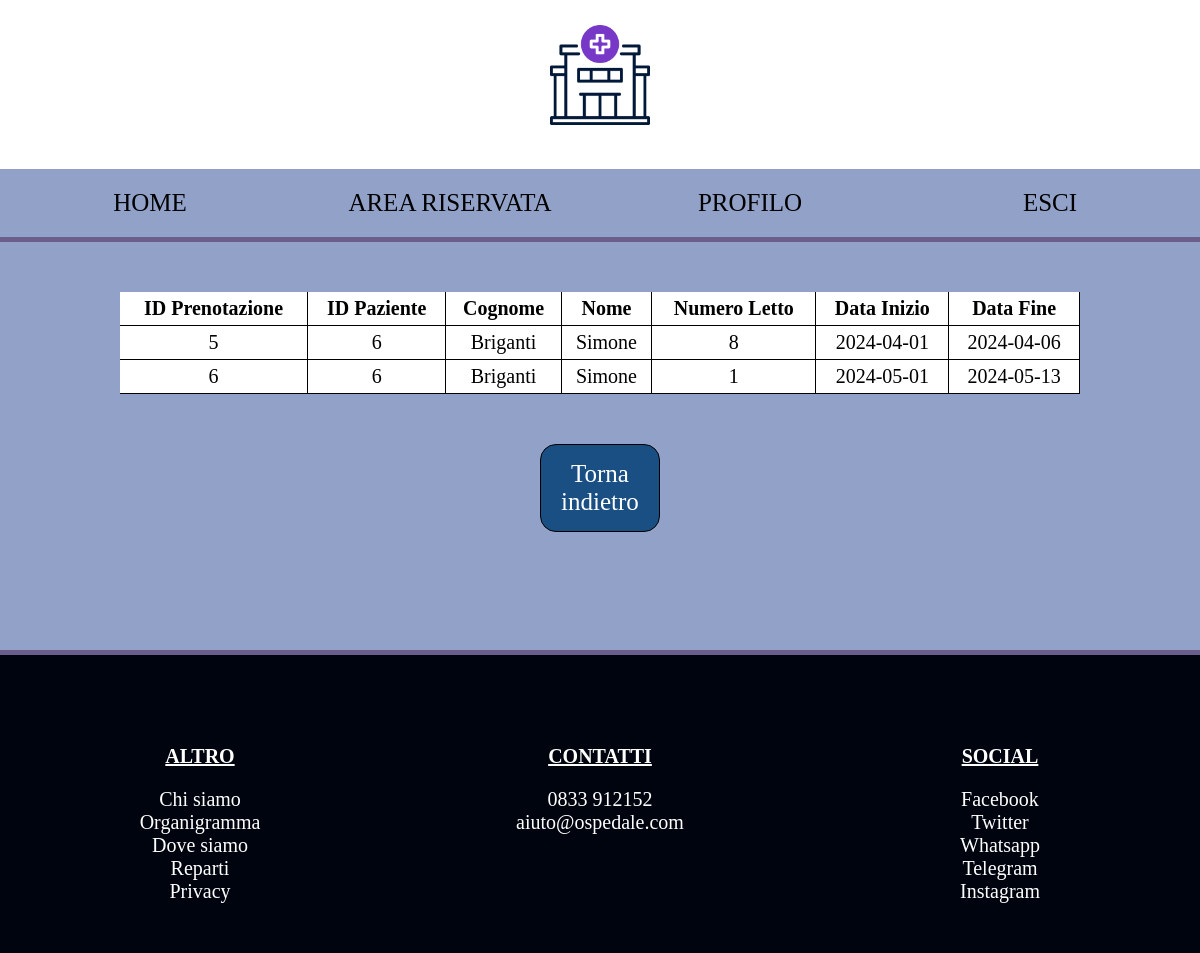
The page /sito_2.0/menu2.php (signed in) on the database its author committed.
### tables this page shows
CREATE TABLE `prenotazioni` (
  `IDPrenotazione` int(11) NOT NULL,
  `DataInizio` date NOT NULL,
  `DataFine` date NOT NULL,
  `IDPersonale` int(11) NOT NULL,
  `IDPaziente` int(11) NOT NULL,
  `NumeroLetto` int(11) NOT NULL
);

CREATE TABLE `utenti` (
  `IDUtente` int(11) NOT NULL,
  `Username` varchar(15) NOT NULL,
  `Password` varchar(32) NOT NULL,
  `Nome` varchar(20) DEFAULT NULL,
  `Cognome` varchar(20) DEFAULT NULL,
  `CodiceFiscale` char(16) DEFAULT NULL,
  `Indirizzo` varchar(50) DEFAULT NULL,
  `DataNascita` date DEFAULT NULL,
  `LuogoNascita` varchar(20) DEFAULT NULL,
  `Provincia` char(2) DEFAULT NULL,
  `Livello` bit(1) NOT NULL,
  `Cellulare` varchar(15) DEFAULT NULL
);

### sito_2.0/menu2.php (the view, shortened to what this page needs)
<!DOCTYPE html>
<html lang="it">
<head>
        <link rel="stylesheet" href="css/main-riservato.css">
        <link rel="stylesheet" href="css/menu2.css">
    </head>
    <body>
        <header>
            <?php include 'header.php' ?>
        </header>
        <nav>
            <?php include 'nav-riservato.php' ?>
        </nav>
        <div class="container">
           <?php
                require_once('accessoDB.php');
                $query = "SELECT p.IDPrenotazione, p.DataInizio, p.DataFine, p.NumeroLetto, p.IDPaziente, u.Cognome, u.Nome
                          FROM prenotazioni p INNER JOIN utenti u ON p.IDPaziente=u.IDUtente
                          WHERE p.IDPaziente = '$_SESSION[id]'
                          ORDER BY p.DataInizio ;";
                if($result = $connessione->query($query)){
                    if($result->num_rows>0){
                        echo "  <table>
                                    <tr>
                                        <th>ID Prenotazione</th>
                                        <th>ID Paziente</th>
                                        <th>Cognome</th>
                                        <th>Nome</th>
                                        <th>Numero Letto</th>
                                        <th>Data Inizio</th>
                                        <th>Data Fine</th>
                                    </tr>
                        ";
                        foreach($result as $row):
                            echo "
                                <tr>
                                    <td> $row[IDPrenotazione] </td>
                                    <td> $row[IDPaziente] </td>
                                    <td> $row[Cognome] </td>
                                    <td> $row[Nome] </td>
                                    <td> $row[NumeroLetto] </td>
                                    <td> $row[DataInizio] </td>
                                    <td> $row[DataFine] </td>
                                </tr>
                            ";
                        endforeach;
                        echo "</table>";
                    }else{
                        echo "
                            <h2>Nessun risultato</h2>
                        ";
                    }
                }else{
                    echo "
                            <h2>Errore $connessione->error </h2>
                        ";
                }
                echo '<a href="area-riservata-paziente.php" class="link-indietro">Torna indietro</a>';
           ?>
        </div>
        <footer>
            <?php include 'footer.php' ?>
        </footer>
    </body>
</html>

### sito_2.0/css/main-riservato.css (style rules this page uses)
html { background-color: #91a1c8; }
* { box-sizing: border-box; }
body { margin: 0; }
header { background-color: white; float: left; width: 100%; text-align: center; padding-bottom: 15px; }
nav { float: left; width: 100%; }
.container { min-height: 413px; background-color: #91a1c8; float: left; width: 100%; border-top: 5px solid #6b5e8a; }
footer { padding-top: 50px; padding-bottom: 50px; background-color: #00040f; color: white; border-top: 5px solid #6b5e8a; float: left; width: 100%; font-size: 20px; }

### sito_2.0/css/menu2.css (style rules this page uses)
table { font-size: 20px; background-color: white; text-align: center; border-spacing: 0px; margin-top: 50px; margin-right: 10%; margin-left: 10%; width: 80%; margin-bottom: 50px; }
th { padding: 5px; border-right: 1px solid black; border-bottom: 1px solid black; color: black; }
tr { border: 1px solid black; }
td { padding: 5px; border-right: 1px solid black; border-bottom: 1px solid black; }
.link-indietro { display: block; text-align: center; text-decoration: none; border: 1px solid black; padding: 15px; font-size: 25px; border-radius: 16px; background-color: #1a4f84; color: white; width: 10%; margin-right: 45%; margin-left: 45%; margin-bottom: 40px; }

### rows shown on the page
prenotazioni: IDPrenotazione "5", IDPaziente "6", IDPaziente.Cognome "Briganti", IDPaziente.Nome "Simone", NumeroLetto "8", DataInizio "2024-04-01", DataFine "2024-04-06"
prenotazioni: IDPrenotazione "6", IDPaziente "6", IDPaziente.Cognome "Briganti", IDPaziente.Nome "Simone", NumeroLetto "1", DataInizio "2024-05-01", DataFine "2024-05-13"
